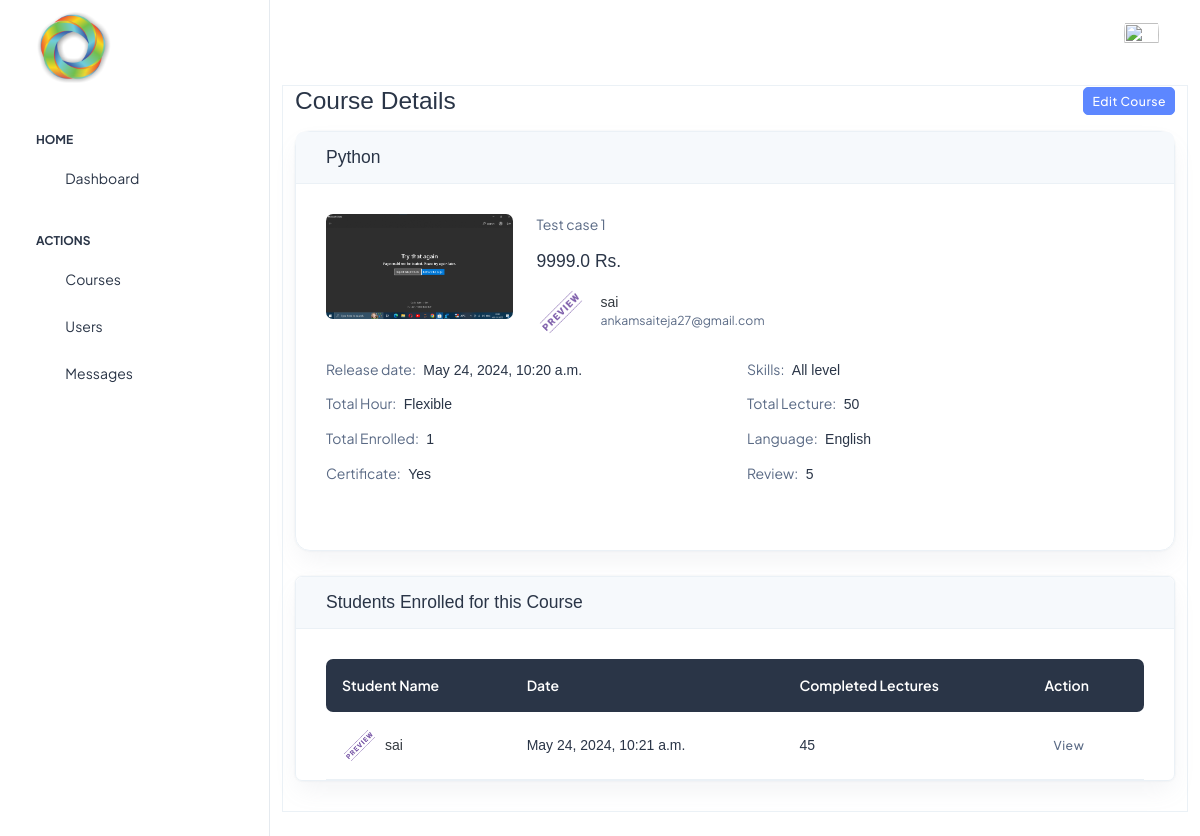
Screenshot of /beta/admin/course/2/ with the database file from the repository.
### base/models.py (models this page shows, shortened)
class Course(models.Model):
    COURSE_LEVELS = [
        ('Beginner', 'Beginner'),
        ('Intermediate', 'Intermediate'),
        ('Advanced', 'Advanced'),
        ('All Level', 'All level'),
    ]
    ratingChoices=[
        ('0',0),
        ('1',1),
        ('2',2),
        ('3',3),
        ('4',4),
        ('5',5)
    ]
    course_level=models.CharField(
        max_length=20,
        choices=COURSE_LEVELS,
        default='all',
    )
    course_createdon=models.DateTimeField(auto_now_add=True)
    video=models.FileField(upload_to='static/course_videos')
    course_category=models.CharField(max_length=200)
    course_name=models.CharField(max_length=200)
    course_instructor=models.ForeignKey(CustomUser,on_delete=models.CASCADE)
    course_description=models.TextField()
    course_rating=models.CharField(choices=ratingChoices ,default=5 ,max_length=3)
    course_price=models.FloatField(default=0)
    course_duration=models.CharField(max_length=30)
    course_image=models.ImageField(upload_to='static/course_images')
    lectures=models.IntegerField(default=0)
    def __str__(self):
        return self.course_name

class CustomUser(AbstractUser):
    email=models.CharField(max_length=80,unique=True)
    profilepic=models.ImageField(upload_to='static/profile_pics',null=True)
    userfor=models.CharField(max_length=20,default='')
    token=models.CharField(default=False,max_length=256)
    def __str__(self):
        return self.username

class isPurchased(models.Model):
    course=models.ForeignKey(Course,on_delete=models.CASCADE)
    isbuyed=models.BooleanField(default=False)
    purchased_on=models.DateTimeField(auto_now_add=True)
    buyer=models.ForeignKey(CustomUser,on_delete=models.CASCADE)

class Progress(models.Model):
    course=models.ForeignKey(Course,on_delete=models.CASCADE)
    user=models.ForeignKey(CustomUser,on_delete=models.CASCADE)
    completed_lectures=models.IntegerField(default=0)
    progress=models.IntegerField(default=0)
    certified=models.BooleanField(default=False)

### betaadmin/views.py (the view, shortened to what this page needs)
# urls.py: path('admin/course/<str:pk>/',admincourseadd,name='admincourseAM'),
def admincourseadd(request,pk):
    if pk!= 'add':
        course=Course.objects.get(id=pk)
        purchases=isPurchased.objects.filter(course=course)
        progress=[]
        for i in purchases:
            progress.append(Progress.objects.get(user=i.buyer,course=course))
        purchases1=zip(purchases,progress)
        purch=isPurchased.objects.filter(course=course)
        return render(request,'beta_admin/admin/course-details.html',{'course':course,'purchases':purchases1,'pr':purch})

### templates/beta_admin/admin/course-details.html (shortened to what this page needs)
<!doctype html>
<html lang="en">
{% load static %}
<head>
  <link rel="stylesheet" type="text/css" href="{% static 'assets/css/style.css' %}">
  <link rel="stylesheet" type="text/css" href="{% static 'login/assets/css/styles.min.css' %}" />
  <link rel="stylesheet" type="text/css" href="{% static 'assets/vendor/choices/css/choices.min.css' %}">
</head>
<body>
  <div class="page-wrapper" id="main-wrapper" data-layout="vertical" data-navbarbg="skin6" data-sidebartype="full"
    data-sidebar-position="fixed" data-header-position="fixed">
    <aside class="left-sidebar">
      <div>
        <div class="brand-logo d-flex align-items-center justify-content-between">
          <a href="{% url 'admin' %}" class="text-nowrap logo-img">
            <img src="{% static 'assets/images/icon.png' %}" width="100px" alt="" />
          </a>
        </div>
        <nav class="sidebar-nav scroll-sidebar" data-simplebar="">
          <ul id="sidebarnav">
            <li class="nav-small-cap">
              <span class="hide-menu">Home</span>
            </li>
            <li class="sidebar-item">
              <a class="sidebar-link" href="{% url 'admin' %}" aria-expanded="false">
                <span>
                  <i class="ti ti-layout-dashboard"></i>
                </span>
                <span class="hide-menu">Dashboard</span>
              </a>
            </li>
            <li class="nav-small-cap">
              <span class="hide-menu">Actions</span>
            </li>
             <li class="sidebar-item">
              <a class="sidebar-link" href="{% url 'admincourses' %}" aria-expanded="false">
                <span>
                  <i class="ti ti-article"></i>
                </span>
                <span class="hide-menu">Courses</span>
              </a>
            </li>
            <li class="sidebar-item">
              <a class="sidebar-link" href="{% url 'userslist' %}" aria-expanded="false">
                <span>
                  <i class="ti ti-users"></i>
                </span>
                <span class="hide-menu">Users</span>
              </a>
            </li>
            <li class="sidebar-item">
              <a class="sidebar-link" href="{% url 'adminmsgs' %}" aria-expanded="false">
                <span>
                  <i class="ti ti-messages"></i>
                </span>
                <span class="hide-menu">Messages</span>
              </a>
            </li>
          </ul>
        </nav>
      </div>
    </aside>
    <div class="body-wrapper">
      <header class="app-header">
        <nav class="navbar navbar-expand-lg navbar-light">
          <div class="navbar-collapse justify-content-end px-0" id="navbarNav">
            <ul class="navbar-nav flex-row ms-auto align-items-center justify-content-end">
              <li class="nav-item dropdown">
                <a class="nav-link nav-icon-hover" href="javascript:void(0)" id="drop2" data-bs-toggle="dropdown"
                  aria-expanded="false">
                  <img src="{% if request.user.profilepic == '' %}{% static 'assets/images/avatar/01.png' %}{% else %}{{ request.user.profilepic.url }}{% endif %}" alt="" width="35" height="35" class="rounded-circle">
                </a>
              </li>
            </ul>
          </div>
        </nav>
      </header>
      <div class="container-fluid">
         <div class="row">
            <div class="page-content-wrapper border">
                <div class="row mb-3">
                    <div class="col-12 d-sm-flex justify-content-between align-items-center">
                        <h1 class="h3 mb-2 mb-sm-0">Course Details</h1>
                        <a href="{%url 'editcourse' course.id %}" class="btn btn-sm btn-primary mb-0">Edit Course</a>
                    </div>
                </div>
                <div class="row g-4">
                    <div class="col-12">
                        <div class="card bg-transparent border rounded-3 h-100">
                            <div class="card-header bg-light border-bottom">
                                <h5 class="card-header-title">{{course}}</h5>
                            </div>
                            <div class="card-body">
                                <div class="row g-4">
                                    <div class="col-md-3">
                                        <img src="{{course.course_image.url}}" class="rounded" alt="">
                                    </div>
                                    <div class="col-md-9">
                                        <p class="mb-3">{{course.course_description}}</p>
                                        <h5 class="mb-3">{{course.course_price}} Rs.</h5>
                                        <div class="d-sm-flex align-items-center">
                                            <div class="avatar avatar-md">
                                                <img class="avatar-img rounded-circle" alt="avatar" src="{% if course.course_instructor.profilepic == '' %}{% static 'assets/images/avatar/01.png' %}{% else %}{{ course.course_instructor.profilepic.url }}{% endif %}" >
                                            </div>
                                            <div class="ms-sm-3 mt-2 mt-sm-0">
                                                <h6 class="mb-0"><a href="#">{{ course.course_instructor }}</a></h6>
                                                <p class="mb-0 small">{{ course.course_instructor.email }}</p>
                                            </div>
                                        </div>
                                    </div>
                                </div>
                                <div class="row mt-3">
                                    <div class="col-md-6">
                                        <ul class="list-group list-group-borderless">
                                            <li class="list-group-item">
                                                <span>Release date:</span>
                                                <span class="h6 mb-0">{{course.course_createdon}}</span>
                                            </li>
                                            <li class="list-group-item">
                                                <span>Total Hour:</span>
                                                <span class="h6 mb-0">Flexible</span>
                                            </li>
                                            <li class="list-group-item">
                                                <span>Total Enrolled:</span>
                                                <span class="h6 mb-0">{{pr.count}}</span>
                                            </li>
                                            <li class="list-group-item">
                                                <span>Certificate:</span>
                                                <span class="h6 mb-0">Yes</span>
                                            </li>
                                        </ul>
                                    </div>
                                    <div class="col-md-6">
                                        <ul class="list-group list-group-borderless">
                                            <li class="list-group-item">
                                                <span>Skills:</span>
                                                <span class="h6 mb-0">{{course.course_level}}</span>
                                            </li>
                                            <li class="list-group-item">
                                                <span>Total Lecture:</span>
                                                <span class="h6 mb-0">{{course.lectures}}</span>
                                            </li>
                                            <li class="list-group-item">
                                                <span>Language:</span>
                                                <span class="h6 mb-0">English</span>
                                            </li>
                                            <li class="list-group-item">
                                                <span>Review:</span>
                                                <span class="h6 mb-0">{{course.course_rating}}</span>
                                            </li>
                                        </ul>
                                    </div>
                                </div>
                            </div>
                        </div>
                    </div>
                    <div class="col-12">
                        <div class="card bg-transparent border">
                            <div class="card-header bg-light border-bottom">
                                <h5 class="mb-0">Students Enrolled for this Course</h5>
                            </div>
                            <div class="card-body pb-0">
                                <div class="table-responsive border-0">
                                    <table class="table table-dark-gray align-middle p-4 mb-0 table-hover">
                                        <thead>
                                            <tr>
                                                <th scope="col" class="border-0 rounded-start">Student Name</th>
                                                <th scope="col" class="border-0">Date</th>
                                                <th scope="col" class="border-0">Completed Lectures</th>
                                                <th scope="col" class="border-0 rounded-end">Action</th>
                                            </tr>
                                        </thead>
                                        <tbody>{% if purchases %}
                                            {% for purchase,progress in purchases %}
                                            <tr>
                                                <td>
                                                    <div class="d-flex align-items-center position-relative">
                                                        <div class="avatar avatar-xs mb-2 mb-md-0">
                                                            <img src="{% if purchase.buyer.profiepic == '' %}{% static 'assets/images/avatar/01.png' %}{% else %}{{ purchase.buyer.profilepic.url }}{% endif %}" class="rounded-circle" alt="">
                                                        </div>
                                                        <div class="mb-0 ms-2">
                                                            <h6 class="mb-0"><a href="{% url 'viewprofile' purchase.buyer.id %}" class="stretched-link">{{purchase.buyer}}</a></h6>
                                                        </div>
                                                    </div>
                                                </td>
                                                <td class="text-center text-sm-start">
                                                    <h6 class="mb-0">{{purchase.purchased_on}}</h6>
                                                </td>
                                                <td class="text-center text-sm-start" >
                                                    <h6 class="mb-0">{{progress.completed_lectures}}</h6>
                                                </td>
                                                <td>
                                                    <a href="{% url 'viewprofile' purchase.buyer.id %}" class="btn btn-sm btn-info-soft mb-0">View</a>
                                                </td>
                                            </tr>
                                            {% endfor %}
                                            {% else %}
                                            <tr>
                                                <td colspan="4" class="text-center">No purchases yet</td>
                                            </tr>
                                            {% endif %}
                                        </tbody>
                                    </table>
                                </div>
                            </div>
                        </div>
                    </div>
                </div>
            </div>
         </div>
      </div>
</body>
</html>

### rows the page displays
Course: course_name "Python", course_image (picture), course_description "Test case 1", course_price "9999.0", course_instructor.profilepic (picture), course_instructor "sai", course_instructor.email "ankamsaiteja27@gmail.com", course_createdon "May 24, 2024, 10:20 a.m.", course_level "All level", lectures "50", course_rating "5"
isPurchased: buyer.profilepic (picture), buyer "sai", purchased_on "May 24, 2024, 10:21 a.m.", completed_lectures "45"

### other values shown
{{ pr.count }} "1"
